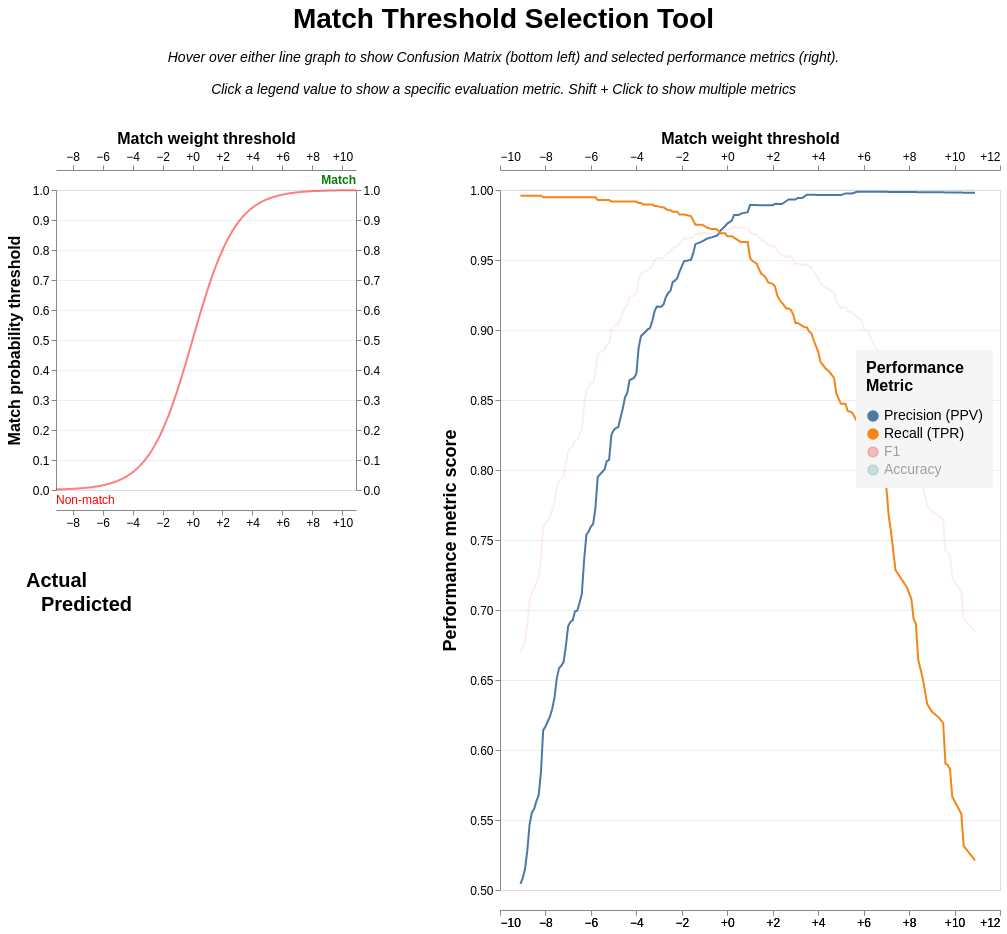

Write notebook code for a chart like this one.
### Markdown cell above
### Reviewing our results

### Code cell
linker.evaluation.accuracy_analysis_from_labels_column(
    GROUND_TRUTH_ID_COL, 
    output_type="threshold_selection",
    add_metrics=["f1", "accuracy"]
)

### Figure 1 — Vega-Lite specification as saved in the notebook (floating-point values rounded to 4 significant figures; data arrays with more than 128 entries replaced by an {"elided": "..."} marker saying what was removed)
{"config": {"view": {"continuousWidth": 300, "continuousHeight": 300, "discreteHeight": {"step": 150}, "discreteWidth": {"step": 150}}, "axis": {"gridWidth": 0.5, "labelFontSize": 12, "titleFontSize": 16}, "axisX": {"format": "+.0f", "grid": false, "offset": 20, "values": {"expr": "[-25,-20,-15,-10,-5,0,5,10,15,20,25]"}}, "axisY": {"title": "Match probability threshold", "titleFontSize": 16}, "concat": {"spacing": 40}}, "hconcat": [{"vconcat": [{"layer": [{"layer": [{"mark": {"type": "rule"}, "encoding": {"opacity": {"condition": {"param": "threshold", "value": 0.3, "empty": false}, "value": 0}, "x": {"axis": {"orient": "bottom"}, "field": "truth_threshold", "scale": {"nice": false}, "title": null, "type": "quantitative"}}, "params": [{"name": "threshold", "select": {"type": "point", "encodings": ["x"], "fields": ["truth_threshold"], "nearest": true, "on": "mouseover", "toggle": false}, "value": null}]}, {"mark": {"type": "rule"}, "encoding": {"opacity": {"condition": {"param": "threshold", "value": 0.3, "empty": false}, "value": 0}, "y": {"axis": {"orient": "right"}, "field": "match_probability", "title": " ", "type": "quantitative"}}, "params": [{"name": "prob", "select": {"type": "point", "encodings": ["y"], "fields": ["match_probability"], "nearest": true, "on": "mouseover", "toggle": false}}]}]}, {"layer": [{"mark": {"type": "text", "fontSize": 14, "fontWeight": "bold", "xOffset": 25, "yOffset": 10}, "encoding": {"text": {"aggregate": "min", "field": "truth_threshold", "format": "+.2f"}, "y": {"axis": {"orient": "left"}, "field": "match_probability", "title": "Match probability threshold", "type": "quantitative"}}, "transform": [{"filter": {"param": "threshold", "empty": false}}]}, {"mark": {"type": "text", "fontSize": 14, "xOffset": -25, "yOffset": -10}, "encoding": {"text": {"aggregate": "min", "field": "match_probability", "format": ".3f"}}, "transform": [{"filter": {"param": "threshold", "empty": false}}]}, {"mark": {"type": "line", "color": "red", "opacity": 0.5}}, {"mark": {"type": "line", "color": "green", "opacity": 0.5, "strokeWidth": 3}, "transform": [{"filter": "datum.truth_threshold >= threshold.truth_threshold"}]}, {"mark": {"type": "point", "color": "green", "size": 100}, "encoding": {"opacity": {"condition": {"param": "threshold", "value": 1, "empty": false}, "value": 0}}}], "encoding": {"x": {"field": "truth_threshold", "type": "quantitative", "title": "Match weight threshold", "axis": {"orient": "top"}}, "y": {"field": "match_probability", "type": "quantitative", "title": "Match probability threshold", "axis": {"orient": "left", "titlePadding": 10}}}}, {"mark": {"type": "text", "align": "left", "color": "red", "fontSize": 12, "text": "Non-match", "x": 0, "y": "height", "yOffset": 10}, "data": {"values": [{}]}}, {"mark": {"type": "text", "align": "right", "color": "green", "fontSize": 12, "fontWeight": "bold", "text": "Match", "x": "width", "y": 0, "yOffset": -10}, "data": {"values": [{}]}}], "description": "Match weight vs probability"}, {"hconcat": [{"layer": [{"mark": {"type": "rect", "opacity": 0.5}, "encoding": {"color": {"field": "count", "legend": null, "scale": {"scheme": "reds", "zero": true}, "type": "quantitative"}}, "transform": [{"filter": "datum.predicted == 0"}]}, {"mark": {"type": "rect", "opacity": 0.5}, "encoding": {"color": {"field": "count", "legend": null, "scale": {"scheme": "greens", "zero": true}, "type": "quantitative"}}, "transform": [{"filter": "datum.predicted == 1"}]}, {"mark": {"type": "text", "fontSize": 14, "yOffset": -40}, "encoding": {"color": {"condition": [{"test": "datum.predicted==1 && datum.actual==1", "value": "darkgreen"}, {"test": "datum.predicted==0 && datum.actual==0", "value": "darkred"}], "value": "black"}, "opacity": {"condition": {"test": "datum.predicted != datum.actual", "value": 1}, "value": 0.5}, "text": {"field": "confusion_label", "type": "nominal"}}}, {"mark": {"type": "text", "fontSize": 28, "fontWeight": "bold", "yOffset": 10}, "encoding": {"color": {"condition": [{"test": "datum.predicted==1 && datum.actual==1", "value": "darkgreen"}, {"test": "datum.predicted==0 && datum.actual==0", "value": "darkred"}], "value": "black"}, "text": {"field": "count", "format": ",", "type": "nominal"}}}], "description": "Confusion matrix", "encoding": {"x": {"field": "actual", "type": "nominal", "title": "Actual", "axis": {"domain": false, "labelAngle": 0, "labelExpr": "datum.label == 1 ? 'Match' : 'Non-match'", "labelFontSize": 18, "labelPadding": 10, "orient": "top", "ticks": false, "titleAngle": 0, "titleFontSize": 20}, "sort": "-x"}, "y": {"field": "predicted", "type": "nominal", "title": "Predicted", "axis": {"domain": false, "labelExpr": "datum.label == 1 ? 'Match' : 'Non-match'", "labelFontSize": 18, "labelPadding": 10, "ticks": false, "titleAngle": 0, "titleFontSize": 20, "titlePadding": -30}, "sort": "-y"}}, "resolve": {"scale": {"color": "independent"}}, "transform": [{"filter": {"or": [{"param": "threshold", "empty": false}, {"and": [{"param": "threshold", "empty": true}, "datum.truth_threshold == datum.median_threshold"]}]}}]}], "transform": [{"fold": ["tp", "tn", "fp", "fn"], "as": ["label", "count"]}, {"calculate": "datum.label === 'tp' ? 'True Positive (TP)' : datum.label === 'tn' ? 'True Negative (TN)' : datum.label === 'fp' ? 'False Positive (FP)' : 'False Negative (FN)'", "as": "confusion_label"}, {"calculate": "datum.label === 'tp' || datum.label === 'fp' ? 1 : 0", "as": "predicted"}, {"calculate": "datum.label === 'tp' || datum.label === 'fn' ? 1 : 0", "as": "actual"}, {"joinaggregate": [{"op": "median", "field": "truth_threshold", "as": "median_threshold"}]}]}]}, {"layer": [{"layer": [{"mark": {"type": "point", "size": 100}, "encoding": {"opacity": {"condition": {"param": "threshold", "value": 1, "empty": false}, "value": 0}, "tooltip": [{"field": "truth_threshold", "format": ".3f", "title": "Match weight threshold", "type": "quantitative"}, {"field": "match_probability", "format": ".3%", "title": "Match probability threshold", "type": "quantitative"}, {"field": "precision", "format": ".4f", "title": "Precision", "type": "quantitative"}, {"field": "recall", "format": ".4f", "title": "Recall (TPR)", "type": "quantitative"}, {"field": "fp_rate", "format": ".4f", "title": "FPR", "type": "quantitative"}], "x": {"axis": {"orient": "top"}, "field": "truth_threshold", "title": "Match weight threshold"}}, "params": [{"name": "metric", "select": {"type": "point", "fields": ["metric"]}, "bind": "legend", "value": [{"metric": "precision"}, {"metric": "recall"}]}, {"name": "threshold", "select": {"type": "point", "encodings": ["x"], "fields": ["truth_threshold"], "nearest": true, "on": "mouseover", "toggle": false}, "value": null}], "transform": [{"filter": {"param": "metric", "empty": true}}]}, {"mark": {"type": "line"}, "encoding": {"opacity": {"condition": {"param": "metric", "value": 1}, "value": 0.1}, "x": {"axis": {"orient": "bottom"}, "field": "truth_threshold", "title": null}}}], "encoding": {"color": {"field": "metric", "type": "nominal", "sort": ["precision", "recall", "f1", "accuracy"], "title": ["Performance", "Metric"], "legend": {"fillColor": "whitesmoke", "labelExpr": "{'precision': 'Precision (PPV)', 'recall': 'Recall (TPR)', 'specificity': 'Specificity (TNR)', 'accuracy': 'Accuracy', 'npv': 'NPV', 'f1': 'F1', 'f2': 'F2', 'f0_5': 'F0.5', 'p4': 'P4', 'phi': 'φ (MCC)'}[datum.value]", "labelFontSize": 14, "legendX": 800, "legendY": 160, "orient": "none", "padding": 10, "titleFontSize": 16, "titlePadding": 15}}, "x": {"type": "quantitative", "field": "truth_threshold"}, "y": {"field": "value", "type": "quantitative", "axis": {"labelFontSize": 12, "title": "Performance metric score", "titleFontSize": 18, "titlePadding": 10, "values": {"expr": "[0.5,0.55,0.6,0.65,0.7,0.75,0.8,0.85,0.9,0.95,1.0]"}}, "scale": {"domain": [0.5, 1]}}}}, {"layer": [{"mark": {"type": "rule", "color": "gray"}, "encoding": {"x": {"field": "truth_threshold", "title": null, "type": "quantitative"}}}, {"layer": [{"mark": {"type": "rect", "fill": "whitesmoke", "x": 200, "x2": 10, "y2Offset": 20, "yOffset": -20}, "encoding": {"y2": {"field": "score_index"}}}, {"mark": {"type": "text", "align": "right", "baseline": "middle", "fontSize": 16, "x": 200, "xOffset": -10}}], "encoding": {"color": {"field": "metric", "sort": ["precision", "recall", "f1", "accuracy"]}, "text": {"field": "y_text"}, "y": {"field": "score_index", "type": "quantitative"}}, "transform": [{"filter": {"param": "metric", "empty": true}}]}, {"mark": {"type": "text", "fontSize": 14, "fontWeight": "bold", "xOffset": 20, "y": 0, "yOffset": -10}, "encoding": {"text": {"condition": {"param": "threshold", "aggregate": "min", "empty": false, "field": "truth_threshold", "format": "+.2f", "type": "nominal"}, "value": ""}, "x": {"field": "truth_threshold", "type": "quantitative"}}}], "transform": [{"filter": {"param": "threshold", "empty": false}}]}], "description": "Accuracy chart", "height": 700, "transform": [{"fold": ["precision", "recall", "f1", "accuracy"], "as": ["metric", "value"]}, {"calculate": "0.6375 - 0.025*indexof(['precision', 'recall', 'f1', 'accuracy'], datum.metric)", "as": "score_index"}, {"calculate": "{'precision': 'Precision (PPV)', 'recall': 'Recall (TPR)', 'specificity': 'Specificity (TNR)', 'accuracy': 'Accuracy', 'npv': 'NPV', 'f1': 'F1', 'f2': 'F2', 'f0_5': 'F0.5', 'p4': 'P4', 'phi': 'φ (MCC)'}[datum.metric]", "as": "metric_text"}, {"calculate": "datum.metric_text + ' = ' + format(datum.value, ',.3g')", "as": "y_text"}], "width": 500}], "data": {"name": "data-fbb3052d4b3fcb4a23190637827556e7"}, "title": {"text": "Match Threshold Selection Tool", "anchor": "middle", "baseline": "line-bottom", "fontSize": 28, "subtitle": ["Hover over either line graph to show Confusion Matrix (bottom left) and selected performance metrics (right).", "", "Click a legend value to show a specific evaluation metric. Shift + Click to show multiple metrics"], "subtitleFontSize": 14, "subtitleFontStyle": "italic"}, "$schema": "https://vega.github.io/schema/vega-lite/v5.14.1.json", "datasets": {"data-fbb3052d4b3fcb4a23190637827556e7": {"elided": "152 records"}}}
